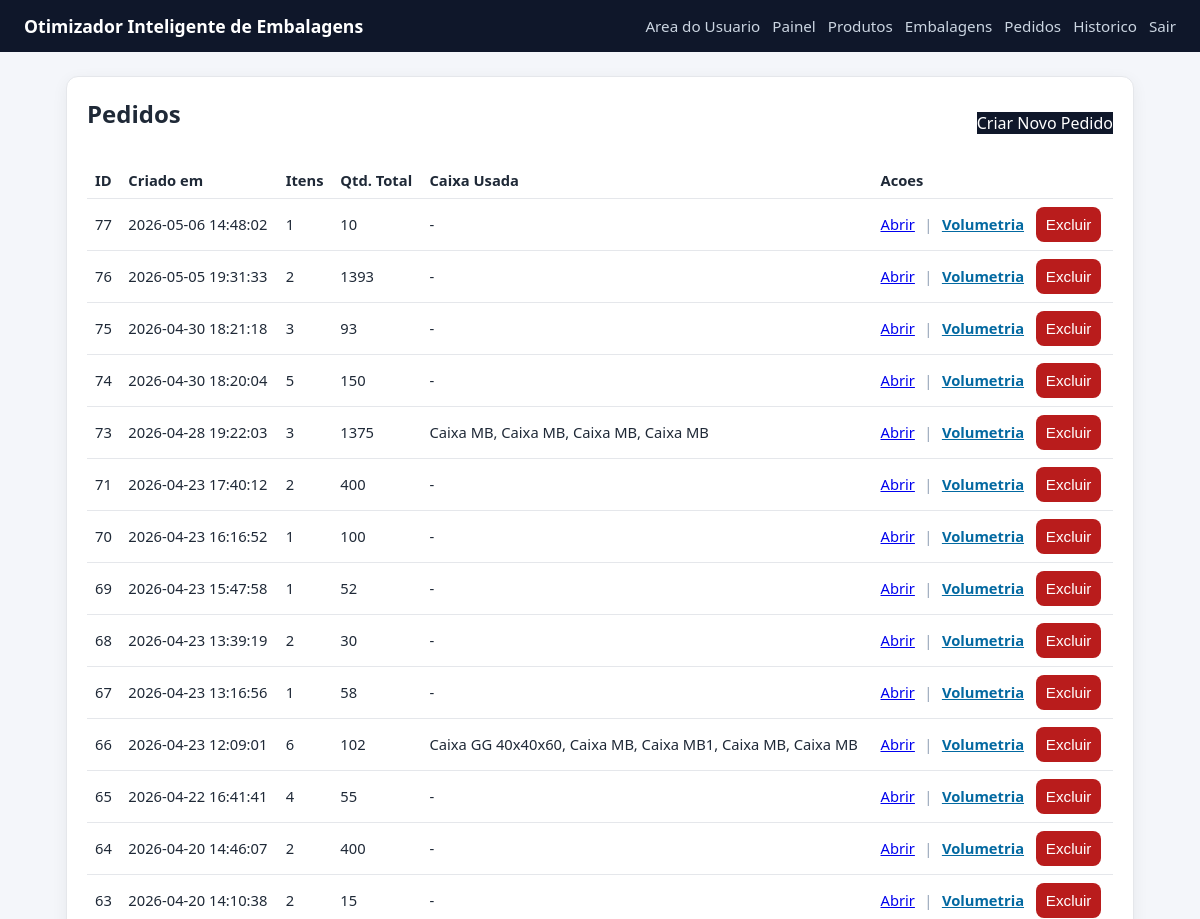
The page /orders (signed in, upper part) on the database as committed earlier.
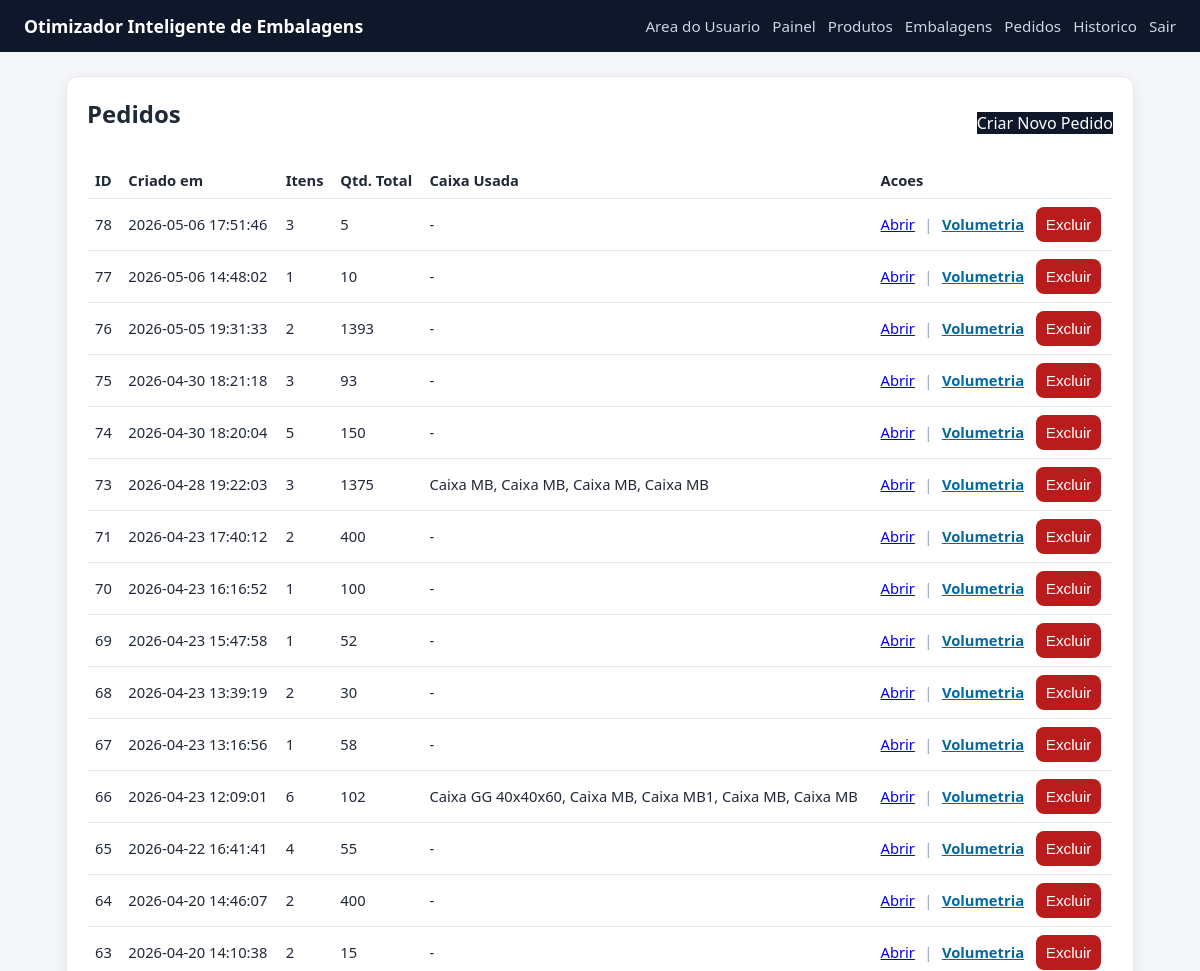
The same page on the database as committed later.
### tables this page shows
CREATE TABLE orders (
                id INTEGER PRIMARY KEY AUTOINCREMENT,
                created_at TEXT NOT NULL DEFAULT CURRENT_TIMESTAMP
            );

### app_volum.py (the view)
@app.route("/orders", methods=["GET"])
@admin_required
def orders():
    rows = list_orders(DB_PATH)
    return render_template("orders.html", orders=rows)

### app_volum.py (called while the page is built)
def admin_required(view_func):
    @wraps(view_func)
    def _wrapped(*args, **kwargs):
        if not session.get("is_admin"):
            next_url = request.path
            return redirect(url_for("admin_login", next=next_url))
        return view_func(*args, **kwargs)
    return _wrapped

### database.py (called while the page is built)
def get_connection(db_path):
    conn = sqlite3.connect(db_path)
    conn.row_factory = sqlite3.Row
    return conn

### templates/orders.html
{% extends 'base.html' %}
{% block content %}
<section class="card">
    <div class="row-between">
        <h2>Pedidos</h2>
        <a class="btn" href="{{ url_for('order_new') }}">Criar Novo Pedido</a>
    </div>
    <table>
        <thead>
            <tr><th>ID</th><th>Criado em</th><th>Itens</th><th>Qtd. Total</th><th>Caixa Usada</th><th>Acoes</th></tr>
        </thead>
        <tbody>
        {% for o in orders %}
            <tr>
                <td>{{ o['id'] }}</td>
                <td>{{ o['created_at'] }}</td>
                <td>{{ o['line_count'] }}</td>
                <td>{{ o['total_units'] }}</td>
                <td>{{ o['used_box_name'] or '-' }}</td>
                <td>
                    <a href="{{ url_for('order_detail', id=o['id']) }}">Abrir</a>
                    <span style="margin: 0 0.35rem; color:#94a3b8;">|</span>
                    <a href="{{ url_for('order_volumetry', order_id=o['id']) }}" style="color:#0369a1; font-weight:600;">Volumetria</a>
                    <form method="post" action="{{ url_for('order_delete', order_id=o['id']) }}" style="display:inline; margin-left: 0.5rem;" onsubmit="return confirm('Tem certeza que deseja excluir este pedido?');">
                        <button type="submit" style="background:#b91c1c;">Excluir</button>
                    </form>
                </td>
            </tr>
        {% else %}
            <tr><td colspan="6">Nenhum pedido cadastrado.</td></tr>
        {% endfor %}
        </tbody>
    </table>
</section>
{% endblock %}

### templates/base.html (shortened to what this page needs)
<!doctype html>
<html lang="pt-BR">
<head>
    <link rel="stylesheet" href="{{ url_for('static', filename='style.css') }}">
</head>
<body>
    <header class="topbar">
        <h1>Otimizador Inteligente de Embalagens</h1>
        <nav>
            <a href="{{ url_for('user_upload') }}">Area do Usuario</a>
            {% if session.get('is_admin') %}
                <a href="{{ url_for('admin_dashboard') }}">Painel</a>
                <a href="{{ url_for('products') }}">Produtos</a>
                <a href="{{ url_for('boxes') }}">Embalagens</a>
                <a href="{{ url_for('orders') }}">Pedidos</a>
                <a href="{{ url_for('history') }}">Historico</a>
                <a href="{{ url_for('admin_logout') }}">Sair</a>
            {% else %}
                <a href="{{ url_for('admin_login') }}">Acesso Admin</a>
            {% endif %}
        </nav>
    </header>
    <main class="container">
        {% block content %}{% endblock %}
    </main>
</body>
</html>

### static/style.css (style rules this page uses)
* { box-sizing: border-box; }
body { margin: 0; font-family: Segoe UI, Tahoma, sans-serif; background: #f4f6fa; color: #1f2937; }
.topbar { background: #0f172a; color: #fff; padding: 14px 24px; display: flex; justify-content: space-between; align-items: center; gap: 16px; flex-wrap: wrap; }
.topbar h1 { margin: 0; font-size: 1.1rem; }
.topbar nav { display: flex; gap: 12px; flex-wrap: wrap; }
.topbar nav a { color: #cbd5e1; text-decoration: none; font-size: 0.95rem; }
.container { max-width: 1100px; margin: 24px auto; padding: 0 16px; }
.card { background: #fff; border-radius: 12px; padding: 20px; border: 1px solid #e5e7eb; box-shadow: 0 4px 16px rgba(15, 23, 42, 0.06); margin-bottom: 18px; }
h2, h3 { margin-top: 0; }
input, select, button { padding: 9px 10px; border-radius: 8px; border: 1px solid #d1d5db; font-size: 0.95rem; }
button, .btn { background: #0f172a; color: #fff; border: 0; cursor: pointer; text-decoration: none; display: inline-block; }
table { width: 100%; border-collapse: collapse; margin-top: 12px; }
th, td { border-bottom: 1px solid #e5e7eb; text-align: left; padding: 8px; font-size: 0.92rem; }
.row-between { display: flex; justify-content: space-between; align-items: center; gap: 12px; flex-wrap: wrap; }

Rows that differ between the two databases and show on the page:
added orders: id "78", created_at "2026-05-06 17:51:46", line_count "3", total_units "5", o "-"
